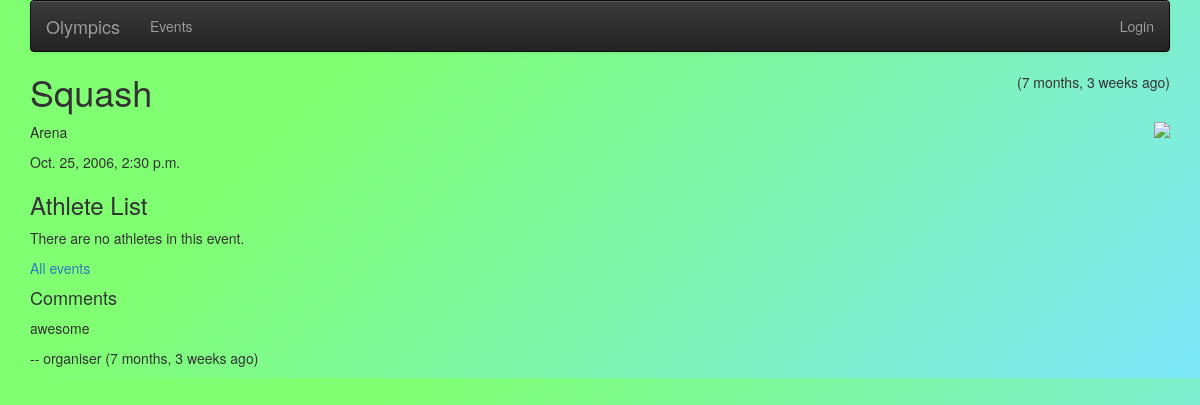
Page /events/event/4 on the earlier database version.
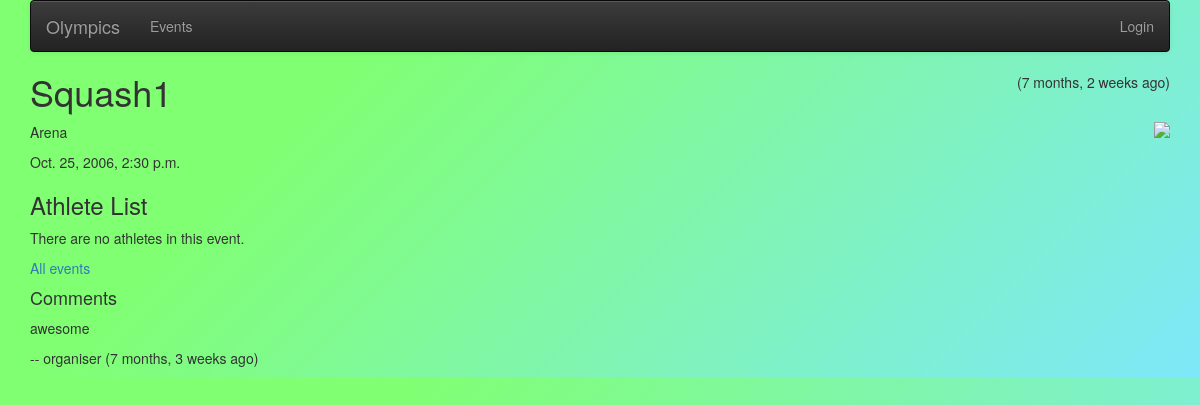
Same page on the later database version.
### events/models.py (models this page shows, shortened)
class Event(models.Model):
    name = models.CharField(max_length=64)
    stadium = models.CharField(max_length=64)
    area = models.CharField(max_length=64)
    athletes = models.ManyToManyField(Athlete, through='Participation', related_name='athlete_list')
    owner = models.ForeignKey(settings.AUTH_USER_MODEL, on_delete=models.CASCADE, null=True)
    important = models.ManyToManyField(settings.AUTH_USER_MODEL,
        through='Imp', related_name='important_events')
    comments = models.ManyToManyField(settings.AUTH_USER_MODEL,
        through='Comment', related_name='comments_owned')
    event_at = models.DateTimeField(null=True)
    picture = models.BinaryField(null=True, editable=True)
    content_type = models.CharField(max_length=256, null=True, help_text='The MIMEType of the file')
    created_at = models.DateTimeField(auto_now_add=True, null=True)
    updated_at = models.DateTimeField(auto_now=True, null=True)

### events/views.py (the view)
# urls.py: path('event/<int:pk>', views.EventDetailView.as_view(), name='event_detail'),
class EventDetailView(OwnerDetailView):
    model = Event
    template_name = "events/event_detail.html"
    def get(self, request, pk) :
        x = Event.objects.get(id=pk)
        comments = Comment.objects.filter(event=x).order_by('-updated_at')
        comment_form = CommentForm()
        athletes = Participation.objects.filter(event=x)
        context = { 'event' : x, 'comments': comments, 'comment_form': comment_form, 'athlete_list': athletes }
        return render(request, self.template_name, context)

### home/context_processors.py (called while the page is built)
def settings(request):
    return {
        'settings': django_settings,
    }

### events/templates/events/event_detail.html (shortened to what this page needs)
{% extends "base_menu.html" %}
{% load humanize %}
{% block content %}
<span style="float: right;">
({{ event.updated_at|naturaltime }})
</span>
<h1>{{ event.name }}</h1>
{% if event.content_type %}
<img style="float:right; max-width:50%;" src="{% url 'events:event_picture' event.id %}"
    onclick="document.getElementById('overlay').style.display = 'block';">
{% endif %}
<p>
{{ event.stadium }}
</p>
<p>
{{ event.event_at }}
</p>
<h3>Athlete List</h3>
{% if athlete_list %}
<ul>
  {% for athlete in athlete_list %}
    <li>
        <h4><b>{{ athlete.first_name }}
        {{ athlete.last_name }}</b></h4>
        <p>
        {{ athlete.athlete }} || {{ athlete.country }}
        </p>
    </li>
  {% endfor %}
</ul>
{% else %}
  <p>There are no athletes in this event.</p>
{% endif %}
<p>
<a href="{% url 'events:all' %}">All events</a>
</p>
{% if user.is_authenticated %}
{% load crispy_forms_tags %}
{% endif %}
<p><h4>Comments</h4></p>
{% for comment in comments %}
<p> {{ comment.text }}</p>
<p>
      --  {{comment.owner}}
({{ comment.updated_at|naturaltime }})
</p>
{% endfor %}
{% endblock %}

Differences in the rows shown:
changed Event "Arena": updated_at "7 months, 3 weeks ago" → "7 months, 2 weeks ago"; name "Squash" → "Squash1"
